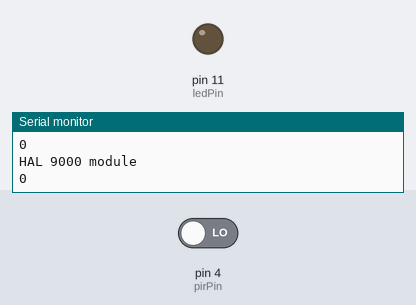
This sketch was run on a simulated Arduino Uno, built with avr-gcc and run on an emulated ATmega328P. Shown: output pins drawn as LEDs (lit = HIGH), the last lines printed to the serial monitor. The inputs (shaded band) are chosen by the test bench; at power-on: pin 4 (pirPin) LOW.

Above: at 10.8 s.
10.9 s: pin 4 (pirPin) driven HIGH
At 15.4 s:
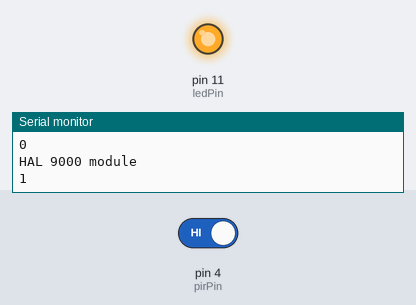
20.8 s: pin 4 (pirPin) driven LOW
At 21.9 s:
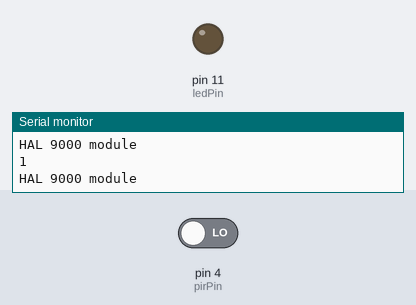
Timing chart, 0 to 23.8 s (numbered marks = the images above; inputs shaded):
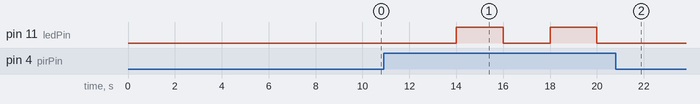

The sketch:

main.ino
```cpp
/* This program turns on the KY-008 Laser Transmitter Module and varies the output
intensity using PWM on digital pin 9
*/

const int ledPin = 11;
const int pirPin = 4;
int delay_val = 500;
int led_on = 1000;
bool pirRead = LOW;

void setup()
{
  Serial.begin(1200);
  pinMode(ledPin, OUTPUT);
  pinMode(pirPin, INPUT);
}

void loop()
{
  Serial.println("\n\nHAL 9000 module");


  delay(2000);
  pirRead = digitalRead(pirPin);
  Serial.println(pirRead);
  digitalWrite(ledPin, pirRead);
  delay(2000);
  digitalWrite(ledPin, LOW);
  // if(pirRead == HIGH) {
  //   digitalWrite(ledPin, HIGH);
  //   delay(led_on);
  //   digitalWrite(ledPin, LOW);
  //   delay(delay_val);
  // }
}
```

Measured:
- after the input at 10.9 s, pin 11 (ledPin): alternates HIGH for 2.0 s and LOW for 2.0 s, starting after 3.1 s
- after the input at 20.8 s, pin 11 (ledPin): stops changing and stays LOW
